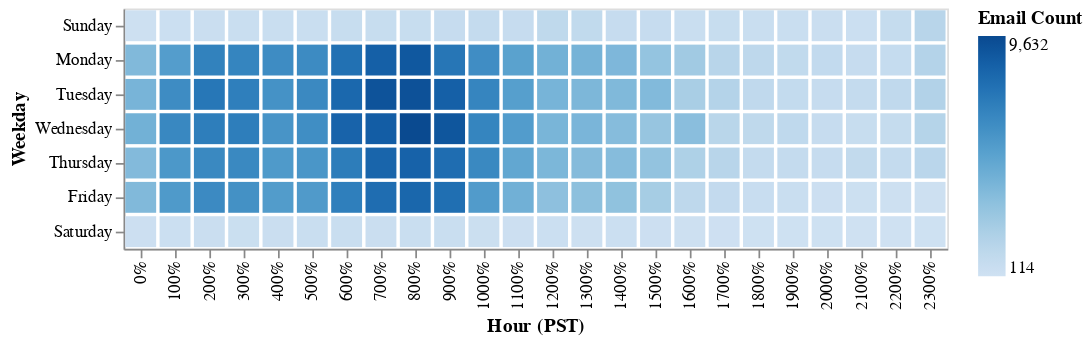

Notebook source saved alongside this figure:
### Code cell
weekday_order = ["Sunday", "Monday", "Tuesday", "Wednesday", "Thursday", "Friday", "Saturday"]
alt.Chart(emails_by_weekday).mark_bar().encode(
    y = alt.Y("weekday:O", sort=weekday_order, title="Weekday"),
    x = alt.X("hour:O", stack="normalize", title="Hour (PST)"),
    color = alt.Color("count:Q", title="Email Count")
).interactive()

### Figure 1 — Vega-Lite specification as saved in the notebook (floating-point values rounded to 4 significant figures; data arrays with more than 128 entries replaced by an {"elided": "..."} marker saying what was removed)
{"config": {"view": {"continuousWidth": 400, "continuousHeight": 300}}, "data": {"name": "data-e6b9fcd7d61c60284971c6cfbb00430f"}, "mark": "bar", "encoding": {"color": {"field": "count", "title": "Email Count", "type": "quantitative"}, "x": {"field": "hour", "stack": "normalize", "title": "Hour (PST)", "type": "ordinal"}, "y": {"field": "weekday", "sort": ["Sunday", "Monday", "Tuesday", "Wednesday", "Thursday", "Friday", "Saturday"], "title": "Weekday", "type": "ordinal"}}, "selection": {"selector014": {"type": "interval", "bind": "scales", "encodings": ["x", "y"]}}, "$schema": "https://vega.github.io/schema/vega-lite/v4.17.0.json", "datasets": {"data-e6b9fcd7d61c60284971c6cfbb00430f": {"elided": "168 records"}}}
